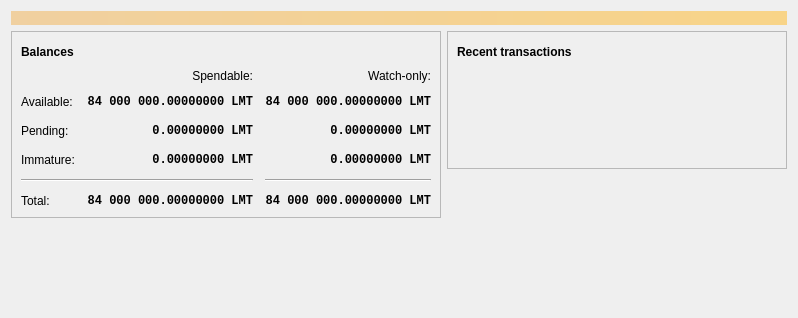
<?xml version="1.0" encoding="UTF-8"?>
<ui version="4.0">
 <class>OverviewPage</class>
 <widget class="QWidget" name="OverviewPage">
  <property name="geometry">
   <rect>
    <x>0</x>
    <y>0</y>
    <width>798</width>
    <height>318</height>
   </rect>
  </property>
  <property name="windowTitle">
   <string>Form</string>
  </property>
  <layout class="QVBoxLayout" name="topLayout">
   <item>
    <widget class="QLabel" name="labelAlerts">
     <property name="visible">
      <bool>false</bool>
     </property>
     <property name="styleSheet">
      <string notr="true">QLabel { background-color: qlineargradient(x1: 0, y1: 0, x2: 1, y2: 0, stop:0 #F0D0A0, stop:1 #F8D488); color:#000000; }</string>
     </property>
     <property name="wordWrap">
      <bool>true</bool>
     </property>
     <property name="margin">
      <number>3</number>
     </property>
     <property name="textInteractionFlags">
      <set>Qt::TextSelectableByMouse</set>
     </property>
    </widget>
   </item>
   <item>
    <layout class="QHBoxLayout" name="horizontalLayout" stretch="1,1">
     <item>
      <layout class="QVBoxLayout" name="verticalLayout_2">
       <item>
        <widget class="QFrame" name="frame">
         <property name="frameShape">
          <enum>QFrame::StyledPanel</enum>
         </property>
         <property name="frameShadow">
          <enum>QFrame::Raised</enum>
         </property>
         <layout class="QVBoxLayout" name="verticalLayout_4">
          <item>
           <layout class="QHBoxLayout" name="horizontalLayout_4">
            <item>
             <widget class="QLabel" name="label_5">
              <property name="font">
               <font>
                <weight>75</weight>
                <bold>true</bold>
               </font>
              </property>
              <property name="text">
               <string>Balances</string>
              </property>
             </widget>
            </item>
            <item>
             <widget class="QPushButton" name="labelWalletStatus">
              <property name="enabled">
               <bool>true</bool>
              </property>
              <property name="maximumSize">
               <size>
                <width>30</width>
                <height>16777215</height>
               </size>
              </property>
              <property name="toolTip">
               <string>The displayed information may be out of date. Your wallet automatically synchronizes with the Lumenite network after a connection is established, but this process has not completed yet.</string>
              </property>
              <property name="text">
               <string/>
              </property>
              <property name="icon">
               <iconset resource="../bitcoin.qrc">
                <normaloff>:/icons/warning</normaloff>
                <disabledoff>:/icons/warning</disabledoff>:/icons/warning</iconset>
              </property>
              <property name="iconSize">
               <size>
                <width>24</width>
                <height>24</height>
               </size>
              </property>
              <property name="flat">
               <bool>true</bool>
              </property>
             </widget>
            </item>
            <item>
             <spacer name="horizontalSpacer_3">
              <property name="orientation">
               <enum>Qt::Horizontal</enum>
              </property>
              <property name="sizeHint" stdset="0">
               <size>
                <width>40</width>
                <height>20</height>
               </size>
              </property>
             </spacer>
            </item>
           </layout>
          </item>
          <item>
           <layout class="QGridLayout" name="gridLayout">
            <property name="spacing">
             <number>12</number>
            </property>
            <item row="2" column="2">
             <widget class="QLabel" name="labelWatchPending">
              <property name="font">
               <font>
                <family>Monospace</family>
                <weight>75</weight>
                <bold>true</bold>
               </font>
              </property>
              <property name="cursor">
               <cursorShape>IBeamCursor</cursorShape>
              </property>
              <property name="toolTip">
               <string>Unconfirmed transactions to watch-only addresses</string>
              </property>
              <property name="text">
               <string notr="true">0.00000000 LMT</string>
              </property>
              <property name="alignment">
               <set>Qt::AlignRight|Qt::AlignTrailing|Qt::AlignVCenter</set>
              </property>
              <property name="textInteractionFlags">
               <set>Qt::LinksAccessibleByMouse|Qt::TextSelectableByKeyboard|Qt::TextSelectableByMouse</set>
              </property>
             </widget>
            </item>
            <item row="2" column="1">
             <widget class="QLabel" name="labelUnconfirmed">
              <property name="font">
               <font>
                <family>Monospace</family>
                <weight>75</weight>
                <bold>true</bold>
               </font>
              </property>
              <property name="cursor">
               <cursorShape>IBeamCursor</cursorShape>
              </property>
              <property name="toolTip">
               <string>Total of transactions that have yet to be confirmed, and do not yet count toward the spendable balance</string>
              </property>
              <property name="text">
               <string notr="true">0.00000000 LMT</string>
              </property>
              <property name="alignment">
               <set>Qt::AlignRight|Qt::AlignTrailing|Qt::AlignVCenter</set>
              </property>
              <property name="textInteractionFlags">
               <set>Qt::LinksAccessibleByMouse|Qt::TextSelectableByKeyboard|Qt::TextSelectableByMouse</set>
              </property>
             </widget>
            </item>
            <item row="3" column="2">
             <widget class="QLabel" name="labelWatchImmature">
              <property name="font">
               <font>
                <family>Monospace</family>
                <weight>75</weight>
                <bold>true</bold>
               </font>
              </property>
              <property name="cursor">
               <cursorShape>IBeamCursor</cursorShape>
              </property>
              <property name="toolTip">
               <string>Mined balance in watch-only addresses that has not yet matured</string>
              </property>
              <property name="text">
               <string notr="true">0.00000000 LMT</string>
              </property>
              <property name="alignment">
               <set>Qt::AlignRight|Qt::AlignTrailing|Qt::AlignVCenter</set>
              </property>
              <property name="textInteractionFlags">
               <set>Qt::LinksAccessibleByMouse|Qt::TextSelectableByKeyboard|Qt::TextSelectableByMouse</set>
              </property>
             </widget>
            </item>
            <item row="4" column="0" colspan="2">
             <widget class="Line" name="line">
              <property name="orientation">
               <enum>Qt::Horizontal</enum>
              </property>
             </widget>
            </item>
            <item row="4" column="2">
             <widget class="Line" name="lineWatchBalance">
              <property name="sizePolicy">
               <sizepolicy hsizetype="Preferred" vsizetype="Fixed">
                <horstretch>0</horstretch>
                <verstretch>0</verstretch>
               </sizepolicy>
              </property>
              <property name="minimumSize">
               <size>
                <width>140</width>
                <height>0</height>
               </size>
              </property>
              <property name="orientation">
               <enum>Qt::Horizontal</enum>
              </property>
             </widget>
            </item>
            <item row="5" column="0">
             <widget class="QLabel" name="labelTotalText">
              <property name="text">
               <string>Total:</string>
              </property>
             </widget>
            </item>
            <item row="3" column="1">
             <widget class="QLabel" name="labelImmature">
              <property name="font">
               <font>
                <family>Monospace</family>
                <weight>75</weight>
                <bold>true</bold>
               </font>
              </property>
              <property name="cursor">
               <cursorShape>IBeamCursor</cursorShape>
              </property>
              <property name="toolTip">
               <string>Mined balance that has not yet matured</string>
              </property>
              <property name="text">
               <string notr="true">0.00000000 LMT</string>
              </property>
              <property name="alignment">
               <set>Qt::AlignRight|Qt::AlignTrailing|Qt::AlignVCenter</set>
              </property>
              <property name="textInteractionFlags">
               <set>Qt::LinksAccessibleByMouse|Qt::TextSelectableByKeyboard|Qt::TextSelectableByMouse</set>
              </property>
             </widget>
            </item>
            <item row="2" column="3">
             <spacer name="horizontalSpacer_2">
              <property name="orientation">
               <enum>Qt::Horizontal</enum>
              </property>
              <property name="sizeHint" stdset="0">
               <size>
                <width>40</width>
                <height>20</height>
               </size>
              </property>
             </spacer>
            </item>
            <item row="3" column="0">
             <widget class="QLabel" name="labelImmatureText">
              <property name="text">
               <string>Immature:</string>
              </property>
             </widget>
            </item>
            <item row="5" column="1">
             <widget class="QLabel" name="labelTotal">
              <property name="font">
               <font>
                <family>Monospace</family>
                <weight>75</weight>
                <bold>true</bold>
               </font>
              </property>
              <property name="cursor">
               <cursorShape>IBeamCursor</cursorShape>
              </property>
              <property name="toolTip">
               <string>Your current total balance</string>
              </property>
              <property name="text">
               <string notr="true">84 000 000.00000000 LMT</string>
              </property>
              <property name="alignment">
               <set>Qt::AlignRight|Qt::AlignTrailing|Qt::AlignVCenter</set>
              </property>
              <property name="textInteractionFlags">
               <set>Qt::LinksAccessibleByMouse|Qt::TextSelectableByKeyboard|Qt::TextSelectableByMouse</set>
              </property>
             </widget>
            </item>
            <item row="5" column="2">
             <widget class="QLabel" name="labelWatchTotal">
              <property name="font">
               <font>
                <family>Monospace</family>
                <weight>75</weight>
                <bold>true</bold>
               </font>
              </property>
              <property name="cursor">
               <cursorShape>IBeamCursor</cursorShape>
              </property>
              <property name="toolTip">
               <string>Current total balance in watch-only addresses</string>
              </property>
              <property name="text">
               <string notr="true">84 000 000.00000000 LMT</string>
              </property>
              <property name="alignment">
               <set>Qt::AlignRight|Qt::AlignTrailing|Qt::AlignVCenter</set>
              </property>
              <property name="textInteractionFlags">
               <set>Qt::LinksAccessibleByMouse|Qt::TextSelectableByKeyboard|Qt::TextSelectableByMouse</set>
              </property>
             </widget>
            </item>
            <item row="0" column="2">
             <widget class="QLabel" name="labelWatchonly">
              <property name="text">
               <string>Watch-only:</string>
              </property>
              <property name="alignment">
               <set>Qt::AlignRight|Qt::AlignTrailing|Qt::AlignVCenter</set>
              </property>
             </widget>
            </item>
            <item row="1" column="0">
             <widget class="QLabel" name="labelBalanceText">
              <property name="text">
               <string>Available:</string>
              </property>
             </widget>
            </item>
            <item row="1" column="1">
             <widget class="QLabel" name="labelBalance">
              <property name="font">
               <font>
                <family>Monospace</family>
                <weight>75</weight>
                <bold>true</bold>
               </font>
              </property>
              <property name="cursor">
               <cursorShape>IBeamCursor</cursorShape>
              </property>
              <property name="toolTip">
               <string>Your current spendable balance</string>
              </property>
              <property name="text">
               <string notr="true">84 000 000.00000000 LMT</string>
              </property>
              <property name="alignment">
               <set>Qt::AlignRight|Qt::AlignTrailing|Qt::AlignVCenter</set>
              </property>
              <property name="textInteractionFlags">
               <set>Qt::LinksAccessibleByMouse|Qt::TextSelectableByKeyboard|Qt::TextSelectableByMouse</set>
              </property>
             </widget>
            </item>
            <item row="1" column="2">
             <widget class="QLabel" name="labelWatchAvailable">
              <property name="font">
               <font>
                <family>Monospace</family>
                <weight>75</weight>
                <bold>true</bold>
               </font>
              </property>
              <property name="cursor">
               <cursorShape>IBeamCursor</cursorShape>
              </property>
              <property name="toolTip">
               <string>Your current balance in watch-only addresses</string>
              </property>
              <property name="text">
               <string notr="true">84 000 000.00000000 LMT</string>
              </property>
              <property name="alignment">
               <set>Qt::AlignRight|Qt::AlignTrailing|Qt::AlignVCenter</set>
              </property>
              <property name="textInteractionFlags">
               <set>Qt::LinksAccessibleByMouse|Qt::TextSelectableByKeyboard|Qt::TextSelectableByMouse</set>
              </property>
             </widget>
            </item>
            <item row="2" column="0">
             <widget class="QLabel" name="labelPendingText">
              <property name="text">
               <string>Pending:</string>
              </property>
             </widget>
            </item>
            <item row="0" column="1">
             <widget class="QLabel" name="labelSpendable">
              <property name="text">
               <string>Spendable:</string>
              </property>
              <property name="alignment">
               <set>Qt::AlignRight|Qt::AlignTrailing|Qt::AlignVCenter</set>
              </property>
             </widget>
            </item>
           </layout>
          </item>
         </layout>
        </widget>
       </item>
       <item>
        <spacer name="verticalSpacer">
         <property name="orientation">
          <enum>Qt::Vertical</enum>
         </property>
         <property name="sizeHint" stdset="0">
          <size>
           <width>20</width>
           <height>40</height>
          </size>
         </property>
        </spacer>
       </item>
      </layout>
     </item>
     <item>
      <layout class="QVBoxLayout" name="verticalLayout_3">
       <item>
        <widget class="QFrame" name="frame_2">
         <property name="frameShape">
          <enum>QFrame::StyledPanel</enum>
         </property>
         <property name="frameShadow">
          <enum>QFrame::Raised</enum>
         </property>
         <layout class="QVBoxLayout" name="verticalLayout">
          <item>
           <layout class="QHBoxLayout" name="horizontalLayout_2">
            <item>
             <widget class="QLabel" name="label_4">
              <property name="font">
               <font>
                <weight>75</weight>
                <bold>true</bold>
               </font>
              </property>
              <property name="text">
               <string>Recent transactions</string>
              </property>
             </widget>
            </item>
            <item>
             <widget class="QPushButton" name="labelTransactionsStatus">
              <property name="enabled">
               <bool>true</bool>
              </property>
              <property name="maximumSize">
               <size>
                <width>30</width>
                <height>16777215</height>
               </size>
              </property>
              <property name="toolTip">
               <string>The displayed information may be out of date. Your wallet automatically synchronizes with the Lumenite network after a connection is established, but this process has not completed yet.</string>
              </property>
              <property name="text">
               <string/>
              </property>
              <property name="icon">
               <iconset resource="../bitcoin.qrc">
                <normaloff>:/icons/warning</normaloff>
                <disabledoff>:/icons/warning</disabledoff>:/icons/warning</iconset>
              </property>
              <property name="iconSize">
               <size>
                <width>24</width>
                <height>24</height>
               </size>
              </property>
              <property name="flat">
               <bool>true</bool>
              </property>
             </widget>
            </item>
            <item>
             <spacer name="horizontalSpacer">
              <property name="orientation">
               <enum>Qt::Horizontal</enum>
              </property>
              <property name="sizeHint" stdset="0">
               <size>
                <width>40</width>
                <height>20</height>
               </size>
              </property>
             </spacer>
            </item>
           </layout>
          </item>
          <item>
           <widget class="TransactionOverviewWidget" name="listTransactions">
            <property name="styleSheet">
             <string notr="true">QListView { background: transparent; }</string>
            </property>
            <property name="frameShape">
             <enum>QFrame::NoFrame</enum>
            </property>
            <property name="verticalScrollBarPolicy">
             <enum>Qt::ScrollBarAlwaysOff</enum>
            </property>
            <property name="horizontalScrollBarPolicy">
             <enum>Qt::ScrollBarAlwaysOff</enum>
            </property>
            <property name="sizeAdjustPolicy">
             <enum>QAbstractScrollArea::AdjustToContents</enum>
            </property>
            <property name="selectionMode">
             <enum>QAbstractItemView::NoSelection</enum>
            </property>
            <property name="uniformItemSizes">
             <bool>true</bool>
            </property>
           </widget>
          </item>
         </layout>
        </widget>
       </item>
       <item>
        <spacer name="verticalSpacer_2">
         <property name="orientation">
          <enum>Qt::Vertical</enum>
         </property>
         <property name="sizeHint" stdset="0">
          <size>
           <width>20</width>
           <height>40</height>
          </size>
         </property>
        </spacer>
       </item>
      </layout>
     </item>
    </layout>
   </item>
  </layout>
 </widget>
 <customwidgets>
  <customwidget>
   <class>TransactionOverviewWidget</class>
   <extends>QListView</extends>
   <header>qt/transactionoverviewwidget.h</header>
  </customwidget>
 </customwidgets>
 <resources/>
 <connections/>
</ui>
